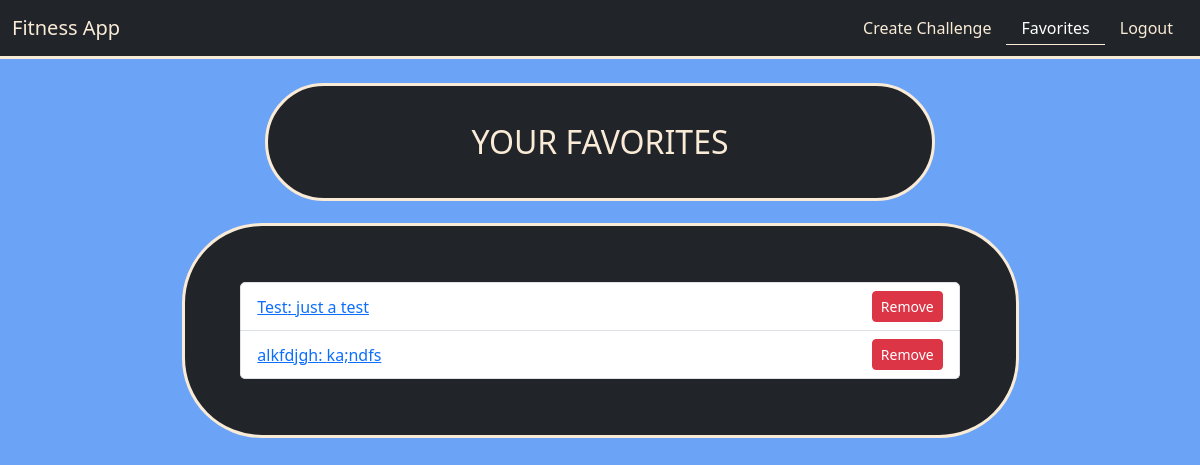
The page /favorites (signed in) on the database its author committed.
### models.py (models this page shows)
class Challenge(db.Model):
    id = db.Column(db.Integer, primary_key=True)
    user_id = db.Column(db.Integer, db.ForeignKey('user.id'), nullable=True)
    challenge_type = db.Column(db.String(80), nullable=False)
    image = db.Column(db.String(200), nullable=True)
    description = db.Column(db.Text, nullable=False)
    tags = db.Column(db.String(200), nullable=True)
    created_at = db.Column(db.DateTime, default=func.now())
    goals = db.relationship('Goal', backref='challenge', lazy=True, cascade="all, delete-orphan")
    badges = db.relationship('ChallengeBadge', backref='challenge', lazy=True, cascade="all, delete-orphan")
    chat_messages = db.relationship('ChatMessage', backref='challenge', lazy=True, cascade="all, delete-orphan")
    statuses = db.relationship('UserChallengeStatus', backref='challenge', lazy=True, cascade="all, delete-orphan")
    completions = db.relationship('CompletedChallenge', backref='challenge', lazy=True, cascade="all, delete-orphan")
    favorites = db.relationship('Favorite', backref='challenge', lazy=True, cascade="all, delete-orphan")

### routes/user_routes.py (the view)
@user_bp.route('/favorites')
def favorites():
    if 'user_id' not in session:
        flash('Please log in.')
        return redirect(url_for('user_bp.login'))
    favs = Favorite.query.filter_by(user_id=session['user_id']).all()
    challenges = [fav.challenge for fav in favs]
    return render_template('favorites.html', challenges=challenges)

### templates/favorites.html
{% extends "layout.html" %}
{% block content %}
  <div class="container titles">
    <p class="headers">YOUR FAVORITES</p>
  </div>
  <div class="card content gap border-3">
    <ul class="list-group">
        {% for challenge in challenges %}
            <li class="list-group-item d-flex justify-content-between align-items-center">
                <a href="{{ url_for('challenge_bp.challenge', challenge_id=challenge.id) }}">
                    {{ challenge.challenge_type }}: {{ challenge.description }}
                </a>
                <form method="post" action="{{ url_for('challenge_bp.remove_from_favorites', challenge_id=challenge.id) }}">
                    <button type="submit" class="btn btn-sm btn-danger">Remove</button>
                </form>
            </li>
        {% endfor %}
    </ul>
</div>
{% endblock %}

### static/css/main.css (style rules this page uses)
body { background-color:rgb(107, 163, 247); }
.titles { color: antiquewhite; margin: auto; width: 60%; background-color: #212529; border-style: solid; border-color: antiquewhite; border-radius: 5em; }
.titles .headers { padding: 5%; margin: auto; text-align: center; font-size: 2em; }
.content { color: antiquewhite; padding: 5%; margin: 2% auto; width: 75%; background-color: #212529; border-style: solid; border-color: antiquewhite; border-radius: 5em; }

### rows shown on the page
Challenge: challenge_type "Test", description "just a test"
Challenge: challenge_type "alkfdjgh", description "ka;ndfs"
